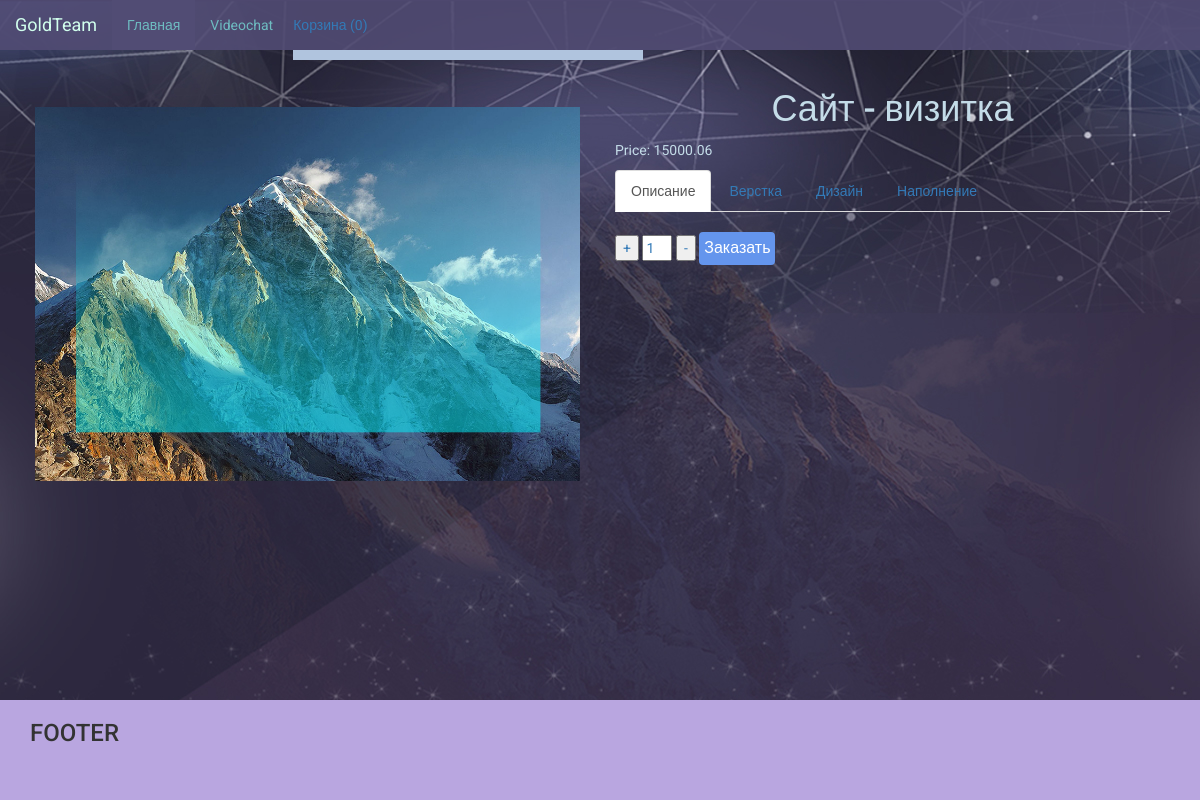
/product/1/, run on the app's committed database.
### products/models.py (models this page shows, shortened)
class ProductImage(models.Model):
    product = models.ForeignKey(Product, blank=True, null=True, default=None)
    image = models.ImageField(upload_to='products_images/')
    is_active = models.BooleanField(default=True)
    is_main = models.BooleanField(default=False)
    created = models.DateTimeField(auto_now_add=True, auto_now=False)
    updated = models.DateTimeField(auto_now_add=False, auto_now=True)
    class Meta:
        verbose_name = 'Фотография'
        verbose_name_plural = 'Фотографии'

class Product(models.Model):
    name = models.CharField(max_length=64, blank=True, null=True, default=None)
    price = models.DecimalField(max_digits=10, decimal_places=2, default=0)  # price*nmb
    discount = models.IntegerField(default=0)
    category = models.ForeignKey(ProductCategory, blank=True, null=True, default=None)
    short_description = models.TextField(blank=True, null=True, default=None)
    description = models.TextField(blank=True, null=True, default=None)
    is_active = models.BooleanField(default=True)
    created = models.DateTimeField(auto_now_add=True, auto_now=False)
    updated = models.DateTimeField(auto_now_add=False, auto_now=True)
    class Meta:
        verbose_name = 'Товар'
        verbose_name_plural = 'Товары'

### products/views.py (the view)
# urls.py: url(r'^product/(?P<product_id>\w+)/$', views.product, name='product'),
def product(request, product_id):
    product = Product.objects.get(id=product_id)
    session_key = request.session.session_key
    if not session_key:
        request.session.cycle_key()
    print(request.session.session_key)
    return render(request, 'products/product.html', locals())

### orders/context_processors.py (called while the page is built)
def getting_basket_info(request):
    session_key = request.session.session_key
    if not session_key:
        request.session["session_key"] = 123
        request.session.cycle_key()
    products_in_basket = ProductInBasket.objects.filter(session_key=session_key, is_active=True, order__isnull=True)
    products_total_nmb = products_in_basket.count()
    return locals()

### templates/products/product.html (shortened to what this page needs)
{% extends 'base.html' %}
{% load static %}
{% block content %}
    <div class="container" xmlns="http://www.w3.org/1999/html">
        <div class="row">
            <div class="col-lg-6 product-image-item">
                {% for image_item in product.productimage_set.all %}
                    <div class="product-image-item">
                        <img src="{{ image_item.image.url }}" class="img-responsive">
                    </div>
                {% endfor %}
            </div>
            <div class="col-lg-6 indent">
                <h1 class="text-center color" >
                    {{ product.name }}
                </h1>
                <div class="color">
                    <p>
                        Price: {{ product.price }}
                    </p>
                </div>
                <div>
                      <ul class="nav nav-tabs" role="tablist">
                        <li role="presentation" class="active">
                            <a href="#description" aria-controls="home" role="tab" data-toggle="tab">
                                Описание
                            </a>
                        </li>
                        <li role="presentation">
                            <a href="#delivery" aria-controls="profile" role="tab" data-toggle="tab">
                                Верстка
                            </a>
                        </li>
                        <li role="presentation"><a href="#messages" aria-controls="messages" role="tab" data-toggle="tab">Дизайн</a></li>
                        <li role="presentation"><a href="#settings" aria-controls="settings" role="tab" data-toggle="tab">Наполнение</a></li>
                      </ul>
                      <div class="tab-content product-description-tabs">
                      </div>
                    <div>
                        <form id="form_buying_product" class="form-inline" action="{% url 'basket_adding' %}">{% csrf_token %}
                            <div class="form-group">
                                <input type="button" value="+" onClick="change('number2',0,10, 1);"/>
                                <input id="number2" type="text" value="1"/>
                                <input type="button" value="-" onClick="change('number2',0,10,-1);"/>
                            </div>
                            <div class="form-group">
                              <button type="submit" id="submit_btn" class="btn btn success btn-buy"
                              data-product_id = "{{ product.id }}"
                                      data-name = "{{ product.name }}"
                               data-price = "{{ product.price }}"
                              >
                               <span>Заказать</span>
                              </button>
                            </div>
                        </form>
                    </div>
                </div>
            </div>
        </div>
    </div>
{% endblock %}

### static/static_prod/static_dev/css/style.css (style rules this page uses)
html, body { height: 100%; font-family: 'Roboto', sans-serif; background: url('../img/fon.jpg') no-repeat center fixed #B9A6E0; background-position: top; }
.row { margin-bottom: 10px; }
.product-description-tabs { padding: 10px; color: #c4dce8; }
.color { color: #c4dce8; }
.indent { margin-top: 6%; }
.product-image-item { margin-top: 5%; display: flex; justify-content: center; padding: 10px; }
.btn-buy { border-radius: 4px; background-color: cornflowerblue; border: none; color: #FFFFFF; text-align: center; font-size: 16px; padding: 5px; transition: all 0.5s; cursor: pointer; }
.btn-buy span { cursor: pointer; display: inline-block; position: relative; transition: 0.5s; }
.btn-buy span:after { content: '\00bb'; position: absolute; opacity: 0; top: 0; right: -11px; transition: 0.5s; }
#number2 { width:30px; }
.form-group { color: #337AB7; }

### data on the page
ProductImage: image (picture)
Product: name "Сайт - визитка", price "15000.06"
